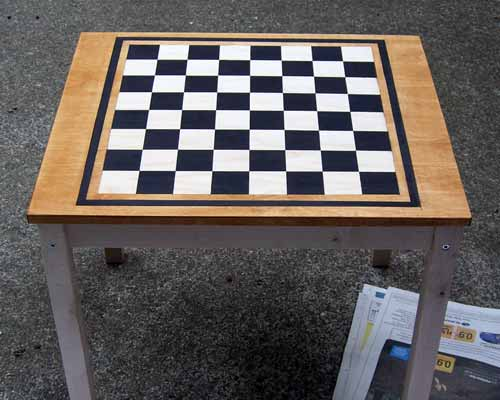
%> input picture other/projectharshitha/check.jpg, 500 x 400 px
$ octave additional2_image.m   (GNU Octave 9; MATLAB toolbox functions it lacks are replaced by stand-ins)
%> lines starting %> are read from the running program, lines starting %| are printed output that depends on the picture
close all, clear all;
fs = 8000;
ws = 1600*2*pi/fs;
wp = 1400*2*pi/fs;
wc = 0.5*(wp+ws);
h = zeros(21,21);
for i = 1:21
    for j= 1:21
        h(i,j) = (wc/pi).*sin(wc.*(sqrt(((i-11)^2)+((j-11)^2))))./(wc.*(sqrt(((i-11)^2)+((j-11)^2))));
    end
end
h(11,11) = wc/pi;
hhpf = -h;
hhpf(11,11) = hhpf(11,11)+ 1;
%surf(h);
a = imread('check.jpg');
%> a is the input picture: size 400x500x3 uint8; mean R, G, B 102.7, 96.6, 94.4
a(1,:) = '';
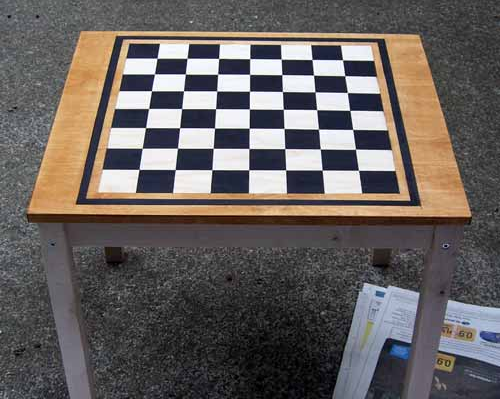
%> a: size 399x500x3 uint8; mean R, G, B 102.8, 96.6, 94.4
a(:,1) = '';
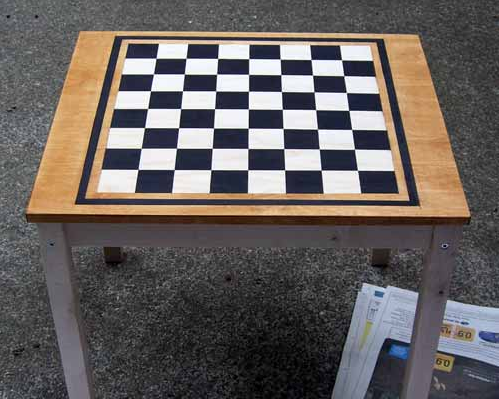
%> a: size 399x499x3 uint8; mean R, G, B 102.8, 96.6, 94.4
%> (the run ends here)

$ run again, with other/projectharshitha/pepper_original.png saved as other/projectharshitha/check.jpg
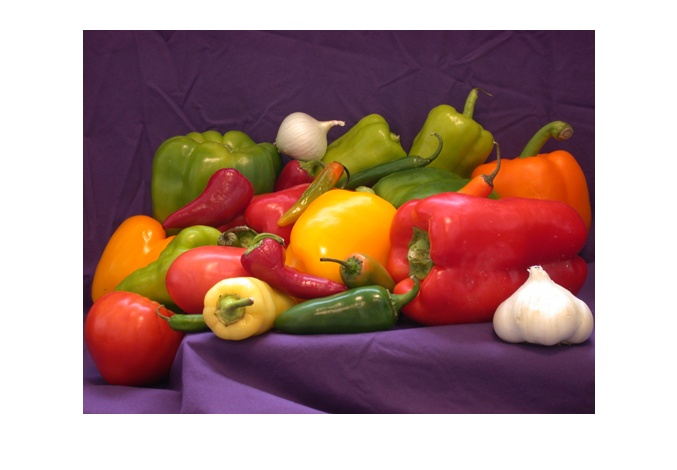
%> input picture other/projectharshitha/pepper_original.png, 677 x 470 px
%> a is the input picture: size 470x677x3 uint8; mean R, G, B 172, 138.5, 133
%> `a(:,1) = '';`:
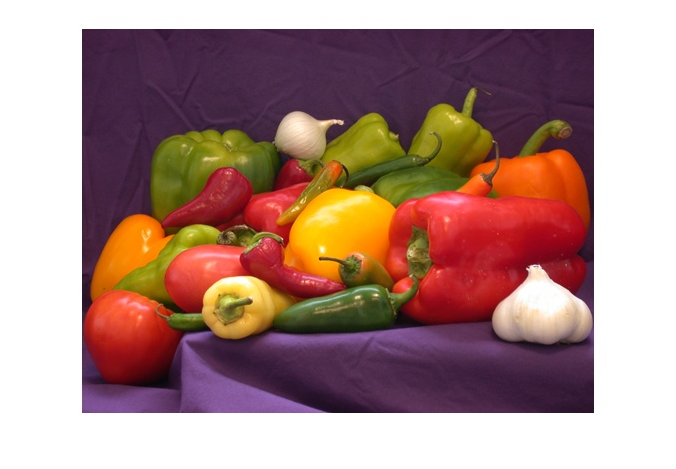
%> a: size 469x676x3 uint8; mean R, G, B 171.7, 138, 132.6
